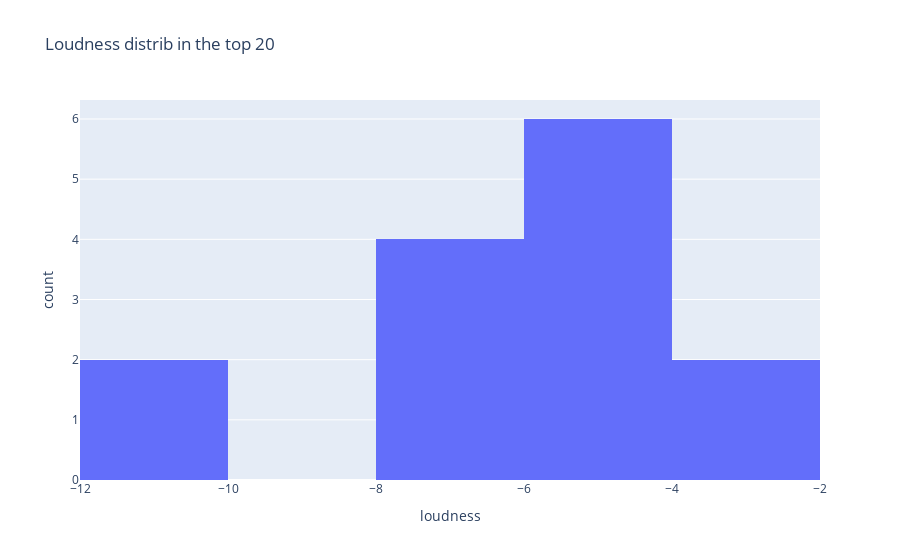

Notebook cell for this chart:
### Code cell
# top 20
fig = px.histogram(top_20, x='loudness', title = "Loudness distrib in the top 20")
fig.show()

### Figure 1 — Plotly figure (JSON) as saved in the notebook; plotly's stock layout.template omitted (floating-point values rounded to 4 significant figures)
{"data": [{"alignmentgroup": "True", "bingroup": "x", "hovertemplate": "loudness=%{x}<br>count=%{y}<extra></extra>", "legendgroup": "", "marker": {"color": "#636efa", "pattern": {"shape": ""}}, "name": "", "offsetgroup": "", "orientation": "v", "showlegend": false, "type": "histogram", "x": [-10.74, -5.29, -7.399, -2.652, -5.574, -4.218, -7.513, -2.749, -4.724, -7.05, -4.206, -4.156, -11.71, -6.362], "xaxis": "x", "yaxis": "y"}], "layout": {"barmode": "relative", "legend": {"tracegroupgap": 0}, "title": {"text": "Loudness distrib in the top 20"}, "xaxis": {"anchor": "y", "domain": [0, 1], "title": {"text": "loudness"}}, "yaxis": {"anchor": "x", "domain": [0, 1], "title": {"text": "count"}}}}
